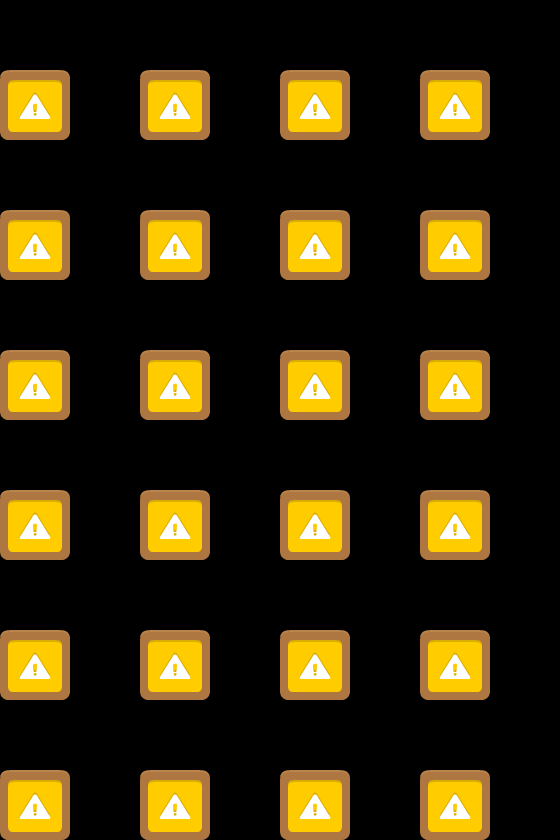

A 2D game scene composited from a Tiled map and its tileset images. What follows is a short description and the map's XML, with every tile layer's data as written:
An orthogonal 8x12 tile map with 70x70 px tiles, 1 tile layer (Tile Layer 1), 2 tilesets.

<map version="1.0" orientation="orthogonal" renderorder="right-down" width="8" height="12" tilewidth="70" tileheight="70" nextobjectid="1">
 <tileset firstgid="1" name="sprites" tilewidth="70" tileheight="70" tilecount="3">
  <tile id="0">
   <image width="70" height="70" source="tiles/box.png" />
  </tile>
  <tile id="1">
   <image width="70" height="70" source="tiles/boxCoin.png" />
  </tile>
  <tile id="2">
   <image width="70" height="70" source="tiles/boxExplosive.png" />
  </tile>
 </tileset>
 <tileset firstgid="4" name="images" tilewidth="1" tileheight="1" tilecount="0" />
 <layer name="Tile Layer 1" width="8" height="12">
  <data>
   <tile gid="0" />
   <tile gid="0" />
   <tile gid="0" />
   <tile gid="0" />
   <tile gid="0" />
   <tile gid="0" />
   <tile gid="0" />
   <tile gid="0" />
   <tile gid="3" />
   <tile gid="0" />
   <tile gid="3" />
   <tile gid="0" />
   <tile gid="3" />
   <tile gid="0" />
   <tile gid="3" />
   <tile gid="0" />
   <tile gid="0" />
   <tile gid="0" />
   <tile gid="0" />
   <tile gid="0" />
   <tile gid="0" />
   <tile gid="0" />
   <tile gid="0" />
   <tile gid="0" />
   <tile gid="3" />
   <tile gid="0" />
   <tile gid="3" />
   <tile gid="0" />
   <tile gid="3" />
   <tile gid="0" />
   <tile gid="3" />
   <tile gid="0" />
   <tile gid="0" />
   <tile gid="0" />
   <tile gid="0" />
   <tile gid="0" />
   <tile gid="0" />
   <tile gid="0" />
   <tile gid="0" />
   <tile gid="0" />
   <tile gid="3" />
   <tile gid="0" />
   <tile gid="3" />
   <tile gid="0" />
   <tile gid="3" />
   <tile gid="0" />
   <tile gid="3" />
   <tile gid="0" />
   <tile gid="0" />
   <tile gid="0" />
   <tile gid="0" />
   <tile gid="0" />
   <tile gid="0" />
   <tile gid="0" />
   <tile gid="0" />
   <tile gid="0" />
   <tile gid="3" />
   <tile gid="0" />
   <tile gid="3" />
   <tile gid="0" />
   <tile gid="3" />
   <tile gid="0" />
   <tile gid="3" />
   <tile gid="0" />
   <tile gid="0" />
   <tile gid="0" />
   <tile gid="0" />
   <tile gid="0" />
   <tile gid="0" />
   <tile gid="0" />
   <tile gid="0" />
   <tile gid="0" />
   <tile gid="3" />
   <tile gid="0" />
   <tile gid="3" />
   <tile gid="0" />
   <tile gid="3" />
   <tile gid="0" />
   <tile gid="3" />
   <tile gid="0" />
   <tile gid="0" />
   <tile gid="0" />
   <tile gid="0" />
   <tile gid="0" />
   <tile gid="0" />
   <tile gid="0" />
   <tile gid="0" />
   <tile gid="0" />
   <tile gid="3" />
   <tile gid="0" />
   <tile gid="3" />
   <tile gid="0" />
   <tile gid="3" />
   <tile gid="0" />
   <tile gid="3" />
   <tile gid="0" />
  </data>
 </layer>
</map>
